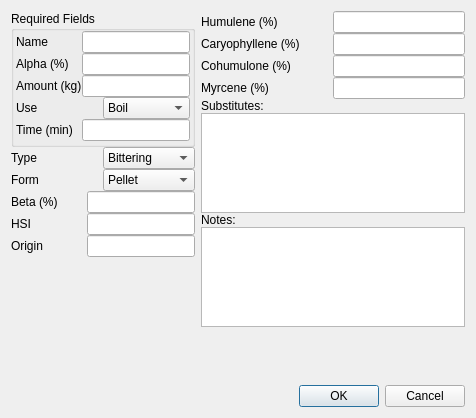
<ui version="4.0" >
 <class>hopEditor</class>
 <widget class="QDialog" name="hopEditor" >
  <property name="geometry" >
   <rect>
    <x>0</x>
    <y>0</y>
    <width>476</width>
    <height>418</height>
   </rect>
  </property>
  <property name="sizePolicy" >
   <sizepolicy vsizetype="Minimum" hsizetype="Minimum" >
    <horstretch>0</horstretch>
    <verstretch>0</verstretch>
   </sizepolicy>
  </property>
  <property name="windowTitle" >
   <string>Hop Editor</string>
  </property>
  <layout class="QHBoxLayout" name="horizontalLayout_15" >
   <item>
    <layout class="QVBoxLayout" name="verticalLayout_3" >
     <property name="spacing" >
      <number>0</number>
     </property>
     <item>
      <widget class="QGroupBox" name="groupBox" >
       <property name="title" >
        <string>Required Fields</string>
       </property>
       <layout class="QVBoxLayout" name="verticalLayout" >
        <property name="spacing" >
         <number>0</number>
        </property>
        <property name="sizeConstraint" >
         <enum>QLayout::SetMinimumSize</enum>
        </property>
        <property name="leftMargin" >
         <number>2</number>
        </property>
        <property name="topMargin" >
         <number>0</number>
        </property>
        <property name="rightMargin" >
         <number>2</number>
        </property>
        <property name="bottomMargin" >
         <number>3</number>
        </property>
        <item>
         <layout class="QHBoxLayout" name="horizontalLayout" >
          <property name="spacing" >
           <number>0</number>
          </property>
          <property name="sizeConstraint" >
           <enum>QLayout::SetNoConstraint</enum>
          </property>
          <property name="topMargin" >
           <number>0</number>
          </property>
          <item>
           <widget class="QLabel" name="label" >
            <property name="text" >
             <string>Name</string>
            </property>
           </widget>
          </item>
          <item>
           <widget class="QLineEdit" name="lineEdit_name" >
            <property name="sizePolicy" >
             <sizepolicy vsizetype="Fixed" hsizetype="Minimum" >
              <horstretch>0</horstretch>
              <verstretch>0</verstretch>
             </sizepolicy>
            </property>
            <property name="minimumSize" >
             <size>
              <width>100</width>
              <height>0</height>
             </size>
            </property>
           </widget>
          </item>
         </layout>
        </item>
        <item>
         <layout class="QHBoxLayout" name="horizontalLayout_2" >
          <item>
           <widget class="QLabel" name="label_2" >
            <property name="text" >
             <string>Alpha (%)</string>
            </property>
           </widget>
          </item>
          <item>
           <widget class="QLineEdit" name="lineEdit_alpha" >
            <property name="sizePolicy" >
             <sizepolicy vsizetype="Fixed" hsizetype="Minimum" >
              <horstretch>0</horstretch>
              <verstretch>0</verstretch>
             </sizepolicy>
            </property>
            <property name="minimumSize" >
             <size>
              <width>100</width>
              <height>0</height>
             </size>
            </property>
           </widget>
          </item>
         </layout>
        </item>
        <item>
         <layout class="QHBoxLayout" name="horizontalLayout_3" >
          <item>
           <widget class="QLabel" name="label_3" >
            <property name="text" >
             <string>Amount (kg)</string>
            </property>
           </widget>
          </item>
          <item>
           <widget class="QLineEdit" name="lineEdit_amount" >
            <property name="sizePolicy" >
             <sizepolicy vsizetype="Fixed" hsizetype="Minimum" >
              <horstretch>0</horstretch>
              <verstretch>0</verstretch>
             </sizepolicy>
            </property>
            <property name="minimumSize" >
             <size>
              <width>100</width>
              <height>0</height>
             </size>
            </property>
           </widget>
          </item>
         </layout>
        </item>
        <item>
         <layout class="QHBoxLayout" name="horizontalLayout_5" >
          <item>
           <widget class="QLabel" name="label_5" >
            <property name="text" >
             <string>Use</string>
            </property>
           </widget>
          </item>
          <item>
           <widget class="QComboBox" name="comboBox_use" >
            <item>
             <property name="text" >
              <string>Boil</string>
             </property>
            </item>
            <item>
             <property name="text" >
              <string>Dry Hop</string>
             </property>
            </item>
            <item>
             <property name="text" >
              <string>Mash</string>
             </property>
            </item>
            <item>
             <property name="text" >
              <string>First Wort</string>
             </property>
            </item>
            <item>
             <property name="text" >
              <string>Aroma</string>
             </property>
            </item>
           </widget>
          </item>
         </layout>
        </item>
        <item>
         <layout class="QHBoxLayout" name="horizontalLayout_4" >
          <item>
           <widget class="QLabel" name="label_4" >
            <property name="text" >
             <string>Time (min)</string>
            </property>
           </widget>
          </item>
          <item>
           <widget class="QLineEdit" name="lineEdit_time" >
            <property name="sizePolicy" >
             <sizepolicy vsizetype="Fixed" hsizetype="Minimum" >
              <horstretch>0</horstretch>
              <verstretch>0</verstretch>
             </sizepolicy>
            </property>
            <property name="minimumSize" >
             <size>
              <width>100</width>
              <height>0</height>
             </size>
            </property>
           </widget>
          </item>
         </layout>
        </item>
       </layout>
      </widget>
     </item>
     <item>
      <layout class="QHBoxLayout" name="horizontalLayout_6" >
       <item>
        <widget class="QLabel" name="label_6" >
         <property name="text" >
          <string>Type</string>
         </property>
        </widget>
       </item>
       <item>
        <widget class="QComboBox" name="comboBox_type" >
         <item>
          <property name="text" >
           <string>Bittering</string>
          </property>
         </item>
         <item>
          <property name="text" >
           <string>Aroma</string>
          </property>
         </item>
         <item>
          <property name="text" >
           <string>Both</string>
          </property>
         </item>
        </widget>
       </item>
      </layout>
     </item>
     <item>
      <layout class="QHBoxLayout" name="horizontalLayout_8" >
       <item>
        <widget class="QLabel" name="label_8" >
         <property name="text" >
          <string>Form</string>
         </property>
        </widget>
       </item>
       <item>
        <widget class="QComboBox" name="comboBox_form" >
         <item>
          <property name="text" >
           <string>Pellet</string>
          </property>
         </item>
         <item>
          <property name="text" >
           <string>Plug</string>
          </property>
         </item>
         <item>
          <property name="text" >
           <string>Leaf</string>
          </property>
         </item>
        </widget>
       </item>
      </layout>
     </item>
     <item>
      <layout class="QHBoxLayout" name="horizontalLayout_7" >
       <item>
        <widget class="QLabel" name="label_7" >
         <property name="text" >
          <string>Beta (%)</string>
         </property>
        </widget>
       </item>
       <item>
        <widget class="QLineEdit" name="lineEdit_beta" >
         <property name="sizePolicy" >
          <sizepolicy vsizetype="Fixed" hsizetype="Minimum" >
           <horstretch>0</horstretch>
           <verstretch>0</verstretch>
          </sizepolicy>
         </property>
         <property name="minimumSize" >
          <size>
           <width>100</width>
           <height>0</height>
          </size>
         </property>
        </widget>
       </item>
      </layout>
     </item>
     <item>
      <layout class="QHBoxLayout" name="horizontalLayout_9" >
       <item>
        <widget class="QLabel" name="label_9" >
         <property name="text" >
          <string>HSI</string>
         </property>
        </widget>
       </item>
       <item>
        <widget class="QLineEdit" name="lineEdit_HSI" >
         <property name="sizePolicy" >
          <sizepolicy vsizetype="Fixed" hsizetype="Minimum" >
           <horstretch>0</horstretch>
           <verstretch>0</verstretch>
          </sizepolicy>
         </property>
         <property name="minimumSize" >
          <size>
           <width>100</width>
           <height>0</height>
          </size>
         </property>
        </widget>
       </item>
      </layout>
     </item>
     <item>
      <layout class="QHBoxLayout" name="horizontalLayout_10" >
       <item>
        <widget class="QLabel" name="label_10" >
         <property name="text" >
          <string>Origin</string>
         </property>
        </widget>
       </item>
       <item>
        <widget class="QLineEdit" name="lineEdit_origin" >
         <property name="sizePolicy" >
          <sizepolicy vsizetype="Fixed" hsizetype="Minimum" >
           <horstretch>0</horstretch>
           <verstretch>0</verstretch>
          </sizepolicy>
         </property>
         <property name="minimumSize" >
          <size>
           <width>100</width>
           <height>0</height>
          </size>
         </property>
        </widget>
       </item>
      </layout>
     </item>
     <item>
      <spacer name="verticalSpacer" >
       <property name="orientation" >
        <enum>Qt::Vertical</enum>
       </property>
       <property name="sizeType" >
        <enum>QSizePolicy::Expanding</enum>
       </property>
       <property name="sizeHint" stdset="0" >
        <size>
         <width>20</width>
         <height>20</height>
        </size>
       </property>
      </spacer>
     </item>
    </layout>
   </item>
   <item>
    <layout class="QVBoxLayout" name="verticalLayout_2" >
     <property name="spacing" >
      <number>0</number>
     </property>
     <item>
      <layout class="QHBoxLayout" name="horizontalLayout_14" >
       <item>
        <widget class="QLabel" name="label_11" >
         <property name="text" >
          <string>Humulene (%)</string>
         </property>
        </widget>
       </item>
       <item>
        <widget class="QLineEdit" name="lineEdit_humulene" >
         <property name="sizePolicy" >
          <sizepolicy vsizetype="Fixed" hsizetype="Preferred" >
           <horstretch>0</horstretch>
           <verstretch>0</verstretch>
          </sizepolicy>
         </property>
         <property name="minimumSize" >
          <size>
           <width>100</width>
           <height>0</height>
          </size>
         </property>
        </widget>
       </item>
      </layout>
     </item>
     <item>
      <layout class="QHBoxLayout" name="horizontalLayout_13" >
       <item>
        <widget class="QLabel" name="label_12" >
         <property name="text" >
          <string>Caryophyllene (%)</string>
         </property>
        </widget>
       </item>
       <item>
        <widget class="QLineEdit" name="lineEdit_caryophyllene" >
         <property name="sizePolicy" >
          <sizepolicy vsizetype="Fixed" hsizetype="Minimum" >
           <horstretch>0</horstretch>
           <verstretch>0</verstretch>
          </sizepolicy>
         </property>
         <property name="minimumSize" >
          <size>
           <width>100</width>
           <height>0</height>
          </size>
         </property>
        </widget>
       </item>
      </layout>
     </item>
     <item>
      <layout class="QHBoxLayout" name="horizontalLayout_12" >
       <item>
        <widget class="QLabel" name="label_13" >
         <property name="text" >
          <string>Cohumulone (%)</string>
         </property>
        </widget>
       </item>
       <item>
        <widget class="QLineEdit" name="lineEdit_cohumulone" >
         <property name="sizePolicy" >
          <sizepolicy vsizetype="Fixed" hsizetype="Minimum" >
           <horstretch>0</horstretch>
           <verstretch>0</verstretch>
          </sizepolicy>
         </property>
         <property name="minimumSize" >
          <size>
           <width>100</width>
           <height>0</height>
          </size>
         </property>
        </widget>
       </item>
      </layout>
     </item>
     <item>
      <layout class="QHBoxLayout" name="horizontalLayout_11" >
       <item>
        <widget class="QLabel" name="label_14" >
         <property name="text" >
          <string>Myrcene (%)</string>
         </property>
        </widget>
       </item>
       <item>
        <widget class="QLineEdit" name="lineEdit_myrcene" >
         <property name="sizePolicy" >
          <sizepolicy vsizetype="Fixed" hsizetype="Minimum" >
           <horstretch>0</horstretch>
           <verstretch>0</verstretch>
          </sizepolicy>
         </property>
         <property name="minimumSize" >
          <size>
           <width>100</width>
           <height>0</height>
          </size>
         </property>
        </widget>
       </item>
      </layout>
     </item>
     <item>
      <widget class="QLabel" name="label_15" >
       <property name="text" >
        <string>Substitutes:</string>
       </property>
      </widget>
     </item>
     <item>
      <widget class="QTextEdit" name="textEdit_substitutes" >
       <property name="sizePolicy" >
        <sizepolicy vsizetype="Preferred" hsizetype="Preferred" >
         <horstretch>0</horstretch>
         <verstretch>0</verstretch>
        </sizepolicy>
       </property>
       <property name="minimumSize" >
        <size>
         <width>0</width>
         <height>0</height>
        </size>
       </property>
       <property name="maximumSize" >
        <size>
         <width>1000</width>
         <height>100</height>
        </size>
       </property>
      </widget>
     </item>
     <item>
      <widget class="QLabel" name="label_16" >
       <property name="text" >
        <string>Notes:</string>
       </property>
      </widget>
     </item>
     <item>
      <widget class="QTextEdit" name="textEdit_notes" >
       <property name="sizePolicy" >
        <sizepolicy vsizetype="Minimum" hsizetype="Minimum" >
         <horstretch>0</horstretch>
         <verstretch>0</verstretch>
        </sizepolicy>
       </property>
       <property name="minimumSize" >
        <size>
         <width>100</width>
         <height>100</height>
        </size>
       </property>
       <property name="maximumSize" >
        <size>
         <width>1000</width>
         <height>100</height>
        </size>
       </property>
      </widget>
     </item>
     <item>
      <spacer name="verticalSpacer_2" >
       <property name="orientation" >
        <enum>Qt::Vertical</enum>
       </property>
       <property name="sizeType" >
        <enum>QSizePolicy::MinimumExpanding</enum>
       </property>
       <property name="sizeHint" stdset="0" >
        <size>
         <width>20</width>
         <height>10</height>
        </size>
       </property>
      </spacer>
     </item>
     <item>
      <widget class="QDialogButtonBox" name="buttonBox" >
       <property name="orientation" >
        <enum>Qt::Horizontal</enum>
       </property>
       <property name="standardButtons" >
        <set>QDialogButtonBox::Cancel|QDialogButtonBox::Ok</set>
       </property>
      </widget>
     </item>
    </layout>
   </item>
  </layout>
 </widget>
 <resources/>
 <connections>
  <connection>
   <sender>buttonBox</sender>
   <signal>accepted()</signal>
   <receiver>hopEditor</receiver>
   <slot>accept()</slot>
   <hints>
    <hint type="sourcelabel" >
     <x>248</x>
     <y>254</y>
    </hint>
    <hint type="destinationlabel" >
     <x>157</x>
     <y>274</y>
    </hint>
   </hints>
  </connection>
  <connection>
   <sender>buttonBox</sender>
   <signal>rejected()</signal>
   <receiver>hopEditor</receiver>
   <slot>reject()</slot>
   <hints>
    <hint type="sourcelabel" >
     <x>316</x>
     <y>260</y>
    </hint>
    <hint type="destinationlabel" >
     <x>286</x>
     <y>274</y>
    </hint>
   </hints>
  </connection>
 </connections>
</ui>
